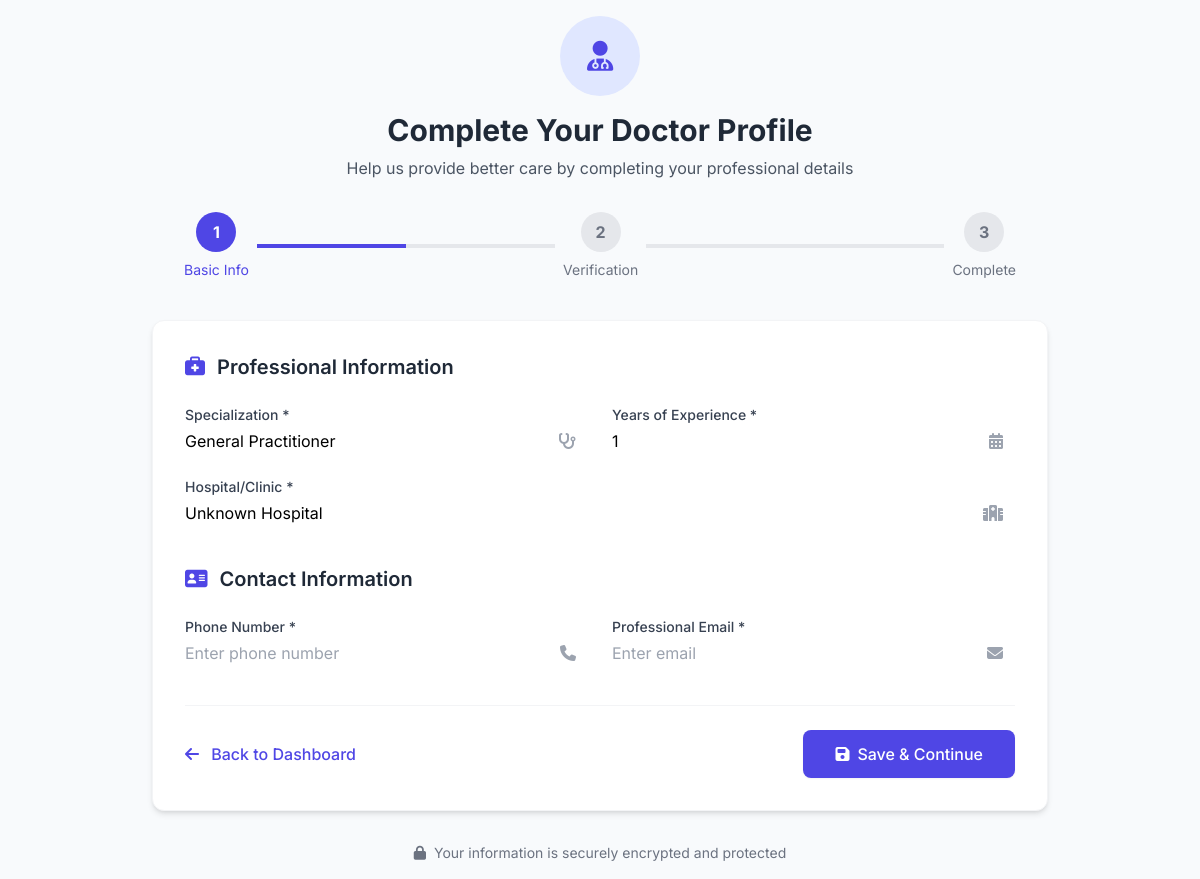
The app's page /create-doctor-profile/ (signed in) with its own data.
### predictor/models.py (models this page shows, shortened)
class Doctor(models.Model):
    user = models.OneToOneField(CustomUser, on_delete=models.CASCADE, related_name='doctor_profile')
    profile_picture = models.ImageField(upload_to='doctor_profiles/', blank=True, null=True)
    specialization = models.CharField(max_length=100, default='General Practitioner')
    experience_years = models.PositiveIntegerField(default=1)
    hospital = models.CharField(max_length=100, default='Unknown Hospital')
    phone = models.CharField(max_length=15, blank=True, null=True)
    email = models.EmailField(blank=True, null=True)

### predictor/views.py (the view, shortened to what this page needs)
# urls.py: path("create-doctor-profile/", create_doctor_profile, name="create_doctor_profile"),
def create_doctor_profile(request):
    try:
        doctor = request.user.doctor_profile  # Access doctor profile using related_name
    except Doctor.DoesNotExist:
        doctor = None
    if doctor:  # If the user already has a doctor profile
        if request.method == "POST":
            form = DoctorProfileForm(request.POST, request.FILES, instance=doctor)
            if form.is_valid():
                updated_doctor = form.save(commit=False)
                updated_doctor.user = request.user
                updated_doctor.save()
                messages.success(request, "Doctor profile updated successfully!")
                return redirect("predictor:dashboard")
        else:
            form = DoctorProfileForm(instance=doctor)
        return render(request, "create_doctor_profile.html", {"form": form})

### predictor/forms.py
class DoctorProfileForm(forms.ModelForm):
    class Meta:
        model = Doctor
        fields = ['profile_picture', 'specialization', 'experience_years', 'hospital', 'phone', 'email']
        widgets = {
            'profile_picture': forms.FileInput(attrs={'class': 'form-control'}),
            'specialization': forms.TextInput(attrs={'class': 'form-control', 'placeholder': 'Enter specialization'}),
            'experience_years': forms.NumberInput(attrs={'class': 'form-control', 'placeholder': 'Enter years of experience'}),
            'hospital': forms.TextInput(attrs={'class': 'form-control', 'placeholder': 'Enter hospital name'}),
            'phone': forms.TextInput(attrs={'class': 'form-control', 'placeholder': 'Enter phone number'}),
            'email': forms.EmailInput(attrs={'class': 'form-control', 'placeholder': 'Enter email'}),
        }

### predictor/templates/create_doctor_profile.html (shortened to what this page needs)
<!DOCTYPE html>
<html lang="en">
<head>
    <script src="https://cdn.tailwindcss.com"></script>
    <link rel="stylesheet" href="https://cdnjs.cloudflare.com/ajax/libs/font-awesome/6.4.0/css/all.min.css">
</head>
<body class="min-h-screen flex items-center justify-center p-4">
    <div class="w-full max-w-4xl">
        <div class="text-center mb-8">
            <div class="w-20 h-20 bg-indigo-100 rounded-full flex items-center justify-center mx-auto mb-4">
                <i class="fas fa-user-md text-indigo-600 text-3xl"></i>
            </div>
            <h1 class="text-3xl font-bold text-gray-800">Complete Your Doctor Profile</h1>
            <p class="text-gray-600 mt-2">Help us provide better care by completing your professional details</p>
        </div>
        <div class="flex justify-between items-center mb-10 px-8">
            <div class="flex flex-col items-center">
                <div class="w-10 h-10 rounded-full bg-indigo-600 text-white flex items-center justify-center font-bold">1</div>
                <span class="text-sm text-indigo-600 mt-2">Basic Info</span>
            </div>
            <div class="h-1 flex-1 bg-gray-200 mx-2 relative">
                <div class="absolute top-0 left-0 h-full bg-indigo-600 w-1/2"></div>
            </div>
            <div class="flex flex-col items-center">
                <div class="w-10 h-10 rounded-full bg-gray-200 text-gray-500 flex items-center justify-center font-bold">2</div>
                <span class="text-sm text-gray-500 mt-2">Verification</span>
            </div>
            <div class="h-1 flex-1 bg-gray-200 mx-2"></div>
            <div class="flex flex-col items-center">
                <div class="w-10 h-10 rounded-full bg-gray-200 text-gray-500 flex items-center justify-center font-bold">3</div>
                <span class="text-sm text-gray-500 mt-2">Complete</span>
            </div>
        </div>
        <div class="bg-white rounded-xl shadow-md overflow-hidden border border-gray-100">
            <form method="post" class="p-8">
                <div class="mb-10">
                    <h3 class="text-xl font-semibold text-gray-800 mb-6 flex items-center">
                        <i class="fas fa-briefcase-medical text-indigo-600 mr-3"></i>
                        Professional Information
                    </h3>
                    <div class="grid grid-cols-1 md:grid-cols-2 gap-6">
                        <div>
                            <label class="block text-sm font-medium text-gray-700 mb-1">Specialization *</label>
                            <div class="relative">
                                {{ form.specialization }}
                                <div class="absolute inset-y-0 right-0 flex items-center pr-3 pointer-events-none">
                                    <i class="fas fa-stethoscope text-gray-400"></i>
                                </div>
                            </div>
                        </div>
                        <div>
                            <label class="block text-sm font-medium text-gray-700 mb-1">Years of Experience *</label>
                            <div class="relative">
                                {{ form.experience_years }}
                                <div class="absolute inset-y-0 right-0 flex items-center pr-3 pointer-events-none">
                                    <i class="fas fa-calendar-alt text-gray-400"></i>
                                </div>
                            </div>
                        </div>
                    </div>
                    <div class="mt-6">
                        <label class="block text-sm font-medium text-gray-700 mb-1">Hospital/Clinic *</label>
                        <div class="relative">
                            {{ form.hospital }}
                            <div class="absolute inset-y-0 right-0 flex items-center pr-3 pointer-events-none">
                                <i class="fas fa-hospital text-gray-400"></i>
                            </div>
                        </div>
                    </div>
                </div>
                <div class="mb-10">
                    <h3 class="text-xl font-semibold text-gray-800 mb-6 flex items-center">
                        <i class="fas fa-address-card text-indigo-600 mr-3"></i>
                        Contact Information
                    </h3>
                    <div class="grid grid-cols-1 md:grid-cols-2 gap-6">
                        <div>
                            <label class="block text-sm font-medium text-gray-700 mb-1">Phone Number *</label>
                            <div class="relative">
                                {{ form.phone }}
                                <div class="absolute inset-y-0 right-0 flex items-center pr-3 pointer-events-none">
                                    <i class="fas fa-phone text-gray-400"></i>
                                </div>
                            </div>
                        </div>
                        <div>
                            <label class="block text-sm font-medium text-gray-700 mb-1">Professional Email *</label>
                            <div class="relative">
                                {{ form.email }}
                                <div class="absolute inset-y-0 right-0 flex items-center pr-3 pointer-events-none">
                                    <i class="fas fa-envelope text-gray-400"></i>
                                </div>
                            </div>
                        </div>
                    </div>
                </div>
                <div class="flex flex-col sm:flex-row justify-between items-center pt-6 border-t border-gray-100">
                    <a href="#" class="text-indigo-600 hover:text-indigo-800 font-medium mb-4 sm:mb-0">
                        <i class="fas fa-arrow-left mr-2"></i> Back to Dashboard
                    </a>
                    <button type="submit" class="bg-indigo-600 hover:bg-indigo-700 text-white font-medium py-3 px-8 rounded-lg shadow-sm transition-colors flex items-center">
                        <i class="fas fa-save mr-2"></i> Save & Continue
                    </button>
                </div>
            </form>
        </div>
        <p class="text-center text-gray-500 text-sm mt-8">
            <i class="fas fa-lock mr-1"></i> Your information is securely encrypted and protected
        </p>
    </div>
</body>
</html>

### predictor/templates/create_doctor_profile.html (style rules this page uses)
body { font-family: 'Inter', sans-serif; background-color: #f8fafc; }

### records on screen
Doctor: specialization "General Practitioner", experience_years "1", hospital "Unknown Hospital"
